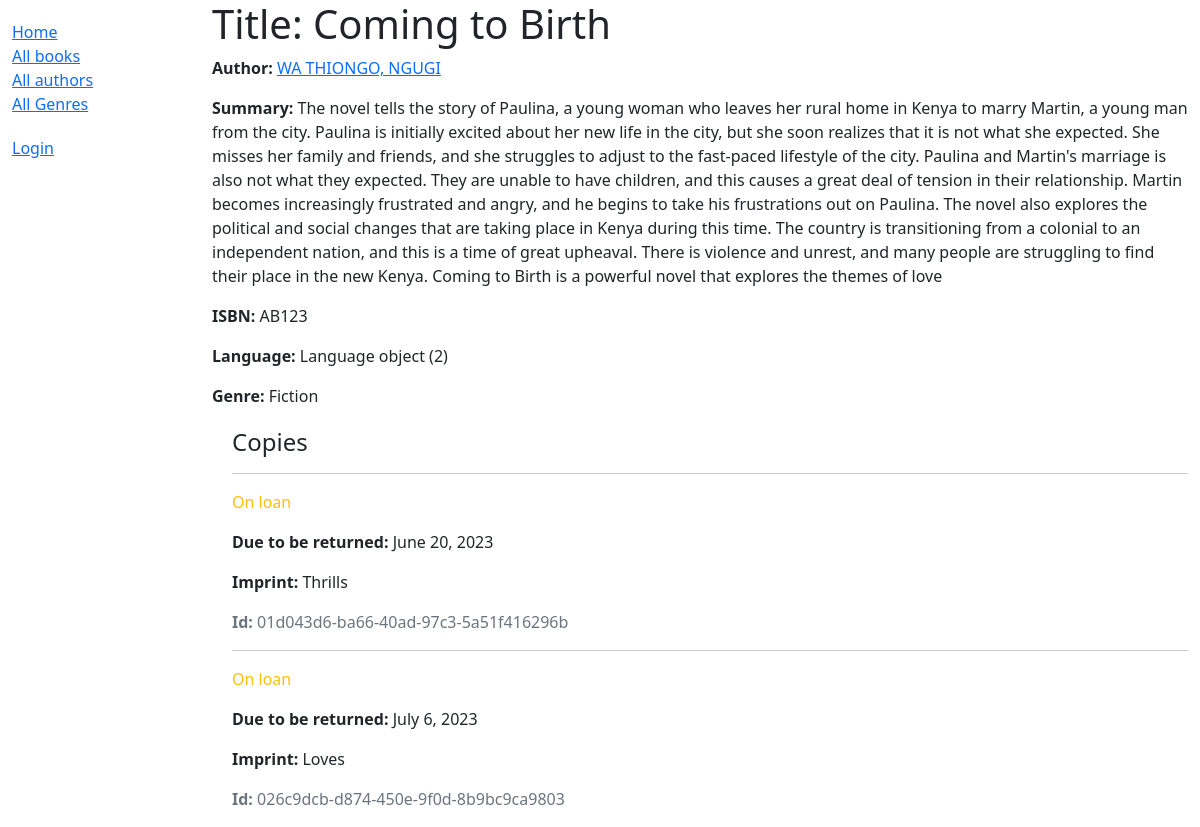
/catalog/book/1, run on the app's committed database.
### catalog/models.py (models this page shows, shortened)
class Book(models.Model):
    title = models.CharField(max_length=200)
    author = models.ForeignKey('Author', on_delete=models.SET_NULL, null=True)
    summary = models.TextField(max_length=1000, help_text='Enter a brief description of the book')
    isbn = models.CharField('ISBN',max_length=13, help_text='13 Character <a href="https://www.isbn-international.org/content/what-isbn">ISBN number</a>')
    genre = models.ManyToManyField(Genre, help_text='Select a genre for this book')
    language = models.ForeignKey('Language', on_delete=models.SET_NULL, null=True)
    def display_genre(self):
        """Create a string for the Genre. This is required to display genre in Admin."""
        return ', '.join(genre.name for genre in self.genre.all()[:3])
    display_genre.short_description = 'Genre'

class Author(models.Model):
    first_name = models.CharField(max_length=100)
    last_name = models.CharField(max_length=100)
    date_of_birth = models.DateField(null=True, blank=True)
    date_of_death = models.DateField('Died', null=True, blank=True)
    class Meta:
        ordering = ['last_name', 'first_name']
    def get_absolute_url(self):
        return reverse('author-detail', args=[str(self.id)])
    def __str__(self):
        return f'{self.last_name}, {self.first_name}'
    class Meta:
        ordering = ['last_name']

class Language(models.Model):
    name = models.CharField(max_length=200, help_text='Enter the books natural language (e.g. English, French, Japanese etc.)')

class Genre(models.Model):
    name = models.CharField(max_length=200, help_text='Enter a book genre (e.g. Science Fiction)')
    def __str__(self):
        return self.name

class BookInstance(models.Model):
    id = models.UUIDField(primary_key=True, default=uuid.uuid4, help_text='Unique ID for this particular book across whole library') #uuid.uuid4 generates a unique id for the book instance
    book = models.ForeignKey('Book', on_delete=models.SET_NULL, null=True)
    imprint = models.CharField(max_length=200)
    due_back = models.DateField(null=True, blank=True)
    LOAN_STATUS = ( #tuple of tuples
        ('m', 'Maintenance'), #first element is the value stored in the db, second element is the human-readable name
        ('o', 'On loan'),
        ('a', 'Available'),
        ('r', 'Reserved'),
    )
    status = models.CharField( #status field is a character field that only allows the values in the LOAN_STATUS tuple
        max_length=1,
        choices=LOAN_STATUS,
        blank=True,
        default='m',
        help_text='Book availability',
    )
    borrower = models.ForeignKey(User, on_delete=models.SET_NULL, null=True, blank=True)
    class Meta:
        ordering = ['due_back']
        permissions = (("can_mark_returned", "Set book as returned"),)

### catalog/views.py (the view, shortened to what this page needs)
# urls.py: path('book/<int:pk>', views.BookDetailView.as_view(), name='book-detail'),
class BookDetailView(generic.DetailView):
    model = Book

### catalog/templates/catalog/book_detail.html
{% extends "base_generic.html" %}
{% block content %}
  <h1>Title: {{ book.title }}</h1>
  <p><strong>Author:</strong> <a href="{{ book.author.get_absolute_url }}">{{ book.author }}</a></p>
  <p><strong>Summary:</strong> {{ book.summary }}</p>
  <p><strong>ISBN:</strong> {{ book.isbn }}</p>
  <p><strong>Language:</strong> {{ book.language }}</p>
  <p><strong>Genre:</strong> {{ book.genre.all|join:", " }}</p>
  <div style="margin-left:20px;margin-top:20px">
    <h4>Copies</h4>
    {% for copy in book.bookinstance_set.all %}
      <hr />
      <p class="{% if copy.status == 'a' %}text-success{% elif copy.status == 'm' %}text-danger{% else %}text-warning{% endif %}">
        {{ copy.get_status_display }}
      </p>
      {% if copy.status != 'a' %}
        <p><strong>Due to be returned:</strong> {{ copy.due_back }}</p>
      {% endif %}
      <p><strong>Imprint:</strong> {{ copy.imprint }}</p>
      <p class="text-muted"><strong>Id:</strong> {{ copy.id }}</p>
    {% endfor %}
  </div>
{% endblock %}

### data on the page
Book: author "WA THIONGO, NGUGI", summary "The novel tells the story of Paulina, a young woman who leaves her rural home in Kenya to marry Martin, a young man from the city. Paulina is initially excited about her new life in the city, but she soon realizes that it is not what she expected. She misses her family and friends, and she struggles to adjust to the fast-paced lifestyle of the city. Paulina and Martin's marriage is also not what they expected. They are unable to have children, and this causes a great deal of tension in their relationship. Martin becomes increasingly frustrated and angry, and he begins to take his frustrations out on Paulina. The novel also explores the political and social changes that are taking place in…", isbn "AB123", language "Language object (2)", genre.all "Fiction"
BookInstance: status "On loan", due_back "June 20, 2023", imprint "Thrills", id "01d043d6-ba66-40ad-97c3-5a51f416296b"
BookInstance: status "On loan", due_back "July 6, 2023", imprint "Loves", id "026c9dcb-d874-450e-9f0d-8b9bc9ca9803"
